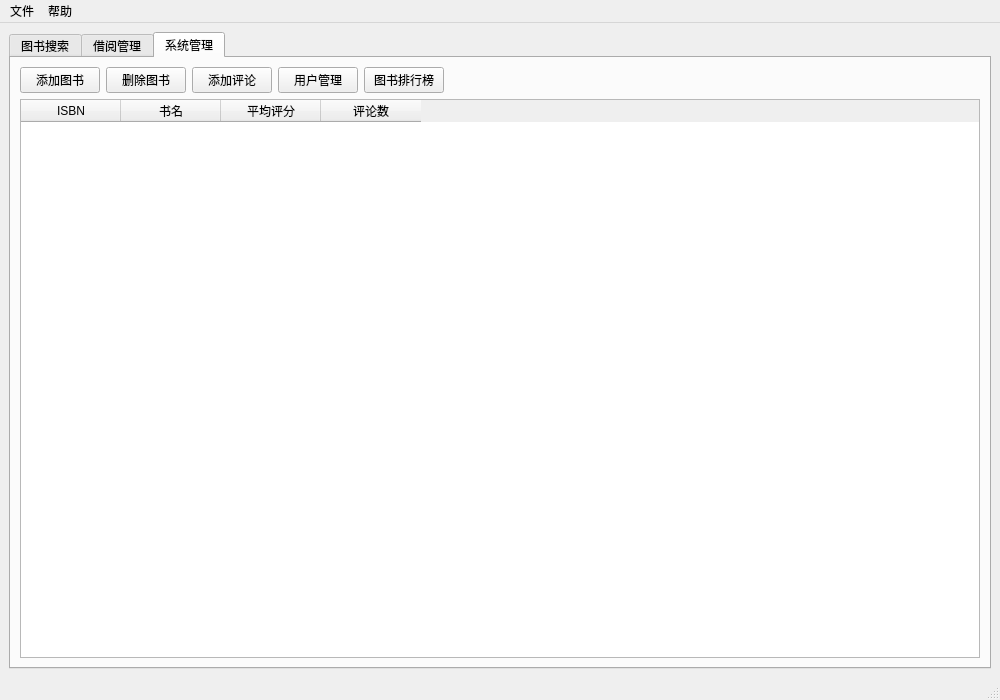
<?xml version="1.0" encoding="UTF-8"?>
<ui version="4.0">
 <class>MainWindow</class>
 <widget class="QMainWindow" name="MainWindow">
  <property name="geometry">
   <rect>
    <x>0</x>
    <y>0</y>
    <width>1000</width>
    <height>700</height>
   </rect>
  </property>
  <property name="windowTitle">
   <string>图书管理系统</string>
  </property>
  <widget class="QWidget" name="centralwidget">
   <layout class="QVBoxLayout" name="verticalLayout">
    <item>
     <widget class="QTabWidget" name="tabWidget">
      <property name="currentIndex">
       <number>2</number>
      </property>
      <widget class="QWidget" name="tabSearch">
       <attribute name="title">
        <string>图书搜索</string>
       </attribute>
       <layout class="QVBoxLayout" name="verticalLayout_2">
        <item>
         <layout class="QHBoxLayout" name="horizontalLayout">
          <item>
           <widget class="QLineEdit" name="txtSearch">
            <property name="placeholderText">
             <string>输入书名、作者、ISBN或出版社...</string>
            </property>
           </widget>
          </item>
          <item>
           <widget class="QPushButton" name="btnSearch">
            <property name="text">
             <string>搜索</string>
            </property>
            <property name="icon">
             <iconset>
              <normaloff>:/icons/search.png</normaloff>:/icons/search.png</iconset>
            </property>
           </widget>
          </item>
         </layout>
        </item>
        <item>
         <widget class="QTableWidget" name="tblBooks">
          <column>
           <property name="text">
            <string>ISBN</string>
           </property>
          </column>
          <column>
           <property name="text">
            <string>书名</string>
           </property>
          </column>
          <column>
           <property name="text">
            <string>作者</string>
           </property>
          </column>
          <column>
           <property name="text">
            <string>可借数量</string>
           </property>
          </column>
          <column>
           <property name="text">
            <string>评分</string>
           </property>
          </column>
         </widget>
        </item>
        <item>
         <layout class="QHBoxLayout" name="horizontalLayout_2">
          <item>
           <widget class="QPushButton" name="btnBorrow">
            <property name="text">
             <string>借阅</string>
            </property>
            <property name="icon">
             <iconset>
              <normaloff>:/icons/borrow.png</normaloff>:/icons/borrow.png</iconset>
            </property>
           </widget>
          </item>
          <item>
           <widget class="QPushButton" name="btnReserve">
            <property name="text">
             <string>预约</string>
            </property>
            <property name="icon">
             <iconset>
              <normaloff>:/icons/reserve.png</normaloff>:/icons/reserve.png</iconset>
            </property>
           </widget>
          </item>
          <item>
           <widget class="QPushButton" name="btnDetails">
            <property name="text">
             <string>详情</string>
            </property>
            <property name="icon">
             <iconset>
              <normaloff>:/icons/details.png</normaloff>:/icons/details.png</iconset>
            </property>
           </widget>
          </item>
          <item>
           <spacer name="horizontalSpacer">
            <property name="orientation">
             <enum>Qt::Horizontal</enum>
            </property>
            <property name="sizeHint" stdset="0">
             <size>
              <width>40</width>
              <height>20</height>
             </size>
            </property>
           </spacer>
          </item>
         </layout>
        </item>
       </layout>
      </widget>
      <widget class="QWidget" name="tabBorrow">
       <attribute name="title">
        <string>借阅管理</string>
       </attribute>
       <layout class="QVBoxLayout" name="verticalLayout_3">
        <item>
         <widget class="QGroupBox" name="groupBox">
          <property name="title">
           <string>用户信息</string>
          </property>
          <layout class="QFormLayout" name="formLayout">
           <item row="0" column="0">
            <widget class="QLabel" name="label_2">
             <property name="text">
              <string>姓名:</string>
             </property>
            </widget>
           </item>
           <item row="0" column="1">
            <widget class="QLabel" name="lblUserName">
             <property name="text">
              <string>未登录</string>
             </property>
            </widget>
           </item>
           <item row="1" column="0">
            <widget class="QLabel" name="label_4">
             <property name="text">
              <string>用户ID:</string>
             </property>
            </widget>
           </item>
           <item row="1" column="1">
            <widget class="QLabel" name="lblUserID">
             <property name="text">
              <string>N/A</string>
             </property>
            </widget>
           </item>
           <item row="2" column="0">
            <widget class="QLabel" name="label_6">
             <property name="text">
              <string>类型:</string>
             </property>
            </widget>
           </item>
           <item row="2" column="1">
            <widget class="QLabel" name="lblUserType">
             <property name="text">
              <string>未登录</string>
             </property>
            </widget>
           </item>
           <item row="3" column="0">
            <widget class="QLabel" name="label_8">
             <property name="text">
              <string>阅读时长:</string>
             </property>
            </widget>
           </item>
           <item row="3" column="1">
            <widget class="QLabel" name="lblReadingHours">
             <property name="text">
              <string>0小时</string>
             </property>
            </widget>
           </item>
           <item row="4" column="0">
            <widget class="QLabel" name="label_10">
             <property name="text">
              <string>信用分:</string>
             </property>
            </widget>
           </item>
           <item row="4" column="1">
            <widget class="QLabel" name="lblCreditScore">
             <property name="text">
              <string>100</string>
             </property>
            </widget>
           </item>
           <item row="5" column="0">
            <widget class="QLabel" name="label_12">
             <property name="text">
              <string>当前借阅:</string>
             </property>
            </widget>
           </item>
           <item row="5" column="1">
            <widget class="QLabel" name="lblCurrentBorrow">
             <property name="text">
              <string>0/5</string>
             </property>
            </widget>
           </item>
           <item row="6" column="0">
            <widget class="QLabel" name="label_14">
             <property name="text">
              <string>罚款:</string>
             </property>
            </widget>
           </item>
           <item row="6" column="1">
            <widget class="QLabel" name="lblFines">
             <property name="text">
              <string>0.00元</string>
             </property>
            </widget>
           </item>
          </layout>
         </widget>
        </item>
        <item>
         <widget class="QTableWidget" name="tblBorrowedBooks">
          <column>
           <property name="text">
            <string>ISBN</string>
           </property>
          </column>
          <column>
           <property name="text">
            <string>书名</string>
           </property>
          </column>
          <column>
           <property name="text">
            <string>借出日期</string>
           </property>
          </column>
          <column>
           <property name="text">
            <string>到期日期</string>
           </property>
          </column>
          <column>
           <property name="text">
            <string>剩余天数</string>
           </property>
          </column>
         </widget>
        </item>
        <item>
         <layout class="QHBoxLayout" name="horizontalLayout_3">
          <item>
           <widget class="QPushButton" name="btnReturn">
            <property name="text">
             <string>归还</string>
            </property>
            <property name="icon">
             <iconset>
              <normaloff>:/icons/return.png</normaloff>:/icons/return.png</iconset>
            </property>
           </widget>
          </item>
          <item>
           <widget class="QPushButton" name="btnRenew">
            <property name="text">
             <string>续借</string>
            </property>
            <property name="icon">
             <iconset>
              <normaloff>:/icons/renew.png</normaloff>:/icons/renew.png</iconset>
            </property>
           </widget>
          </item>
          <item>
           <widget class="QPushButton" name="btnPayFines">
            <property name="text">
             <string>缴纳罚款</string>
            </property>
            <property name="icon">
             <iconset>
              <normaloff>:/icons/pay.png</normaloff>:/icons/pay.png</iconset>
            </property>
           </widget>
          </item>
          <item>
           <widget class="QPushButton" name="btnManageCredit">
            <property name="text">
             <string>信用分管理</string>
            </property>
            <property name="icon">
             <iconset>
              <normaloff>:/icons/credit.png</normaloff>:/icons/credit.png</iconset>
            </property>
           </widget>
          </item>
          <item>
           <spacer name="horizontalSpacer_2">
            <property name="orientation">
             <enum>Qt::Horizontal</enum>
            </property>
            <property name="sizeHint" stdset="0">
             <size>
              <width>40</width>
              <height>20</height>
             </size>
            </property>
           </spacer>
          </item>
         </layout>
        </item>
       </layout>
      </widget>
      <widget class="QWidget" name="tabAdmin">
       <attribute name="title">
        <string>系统管理</string>
       </attribute>
       <layout class="QVBoxLayout" name="verticalLayout_4">
        <item>
         <layout class="QHBoxLayout" name="horizontalLayout_4">
          <item>
           <widget class="QPushButton" name="btnAddBook">
            <property name="text">
             <string>添加图书</string>
            </property>
            <property name="icon">
             <iconset>
              <normaloff>:/icons/add.png</normaloff>:/icons/add.png</iconset>
            </property>
           </widget>
          </item>
          <item>
           <widget class="QPushButton" name="btnRemoveBook">
            <property name="text">
             <string>删除图书</string>
            </property>
            <property name="icon">
             <iconset>
              <normaloff>:/icons/remove.png</normaloff>:/icons/remove.png</iconset>
            </property>
           </widget>
          </item>
          <item>
           <widget class="QPushButton" name="btnAddComment">
            <property name="text">
             <string>添加评论</string>
            </property>
           </widget>
          </item>
          <item>
           <widget class="QPushButton" name="btnManageUsers">
            <property name="text">
             <string>用户管理</string>
            </property>
            <property name="icon">
             <iconset>
              <normaloff>:/icons/users.png</normaloff>:/icons/users.png</iconset>
            </property>
           </widget>
          </item>
          <item>
           <widget class="QPushButton" name="btnViewTopBooks">
            <property name="text">
             <string>图书排行榜</string>
            </property>
            <property name="icon">
             <iconset>
              <normaloff>:/icons/top.png</normaloff>:/icons/top.png</iconset>
            </property>
           </widget>
          </item>
          <item>
           <spacer name="horizontalSpacer_3">
            <property name="orientation">
             <enum>Qt::Horizontal</enum>
            </property>
            <property name="sizeHint" stdset="0">
             <size>
              <width>40</width>
              <height>20</height>
             </size>
            </property>
           </spacer>
          </item>
         </layout>
        </item>
        <item>
         <widget class="QTableWidget" name="tblTopBooks">
          <column>
           <property name="text">
            <string>ISBN</string>
           </property>
          </column>
          <column>
           <property name="text">
            <string>书名</string>
           </property>
          </column>
          <column>
           <property name="text">
            <string>平均评分</string>
           </property>
          </column>
          <column>
           <property name="text">
            <string>评论数</string>
           </property>
          </column>
         </widget>
        </item>
       </layout>
      </widget>
     </widget>
    </item>
   </layout>
  </widget>
  <widget class="QMenuBar" name="menubar">
   <property name="geometry">
    <rect>
     <x>0</x>
     <y>0</y>
     <width>1000</width>
     <height>21</height>
    </rect>
   </property>
   <widget class="QMenu" name="menuFile">
    <property name="title">
     <string>文件</string>
    </property>
    <addaction name="actionLogin"/>
    <addaction name="actionLogout"/>
    <addaction name="separator"/>
    <addaction name="actionExit"/>
   </widget>
   <widget class="QMenu" name="menuHelp">
    <property name="title">
     <string>帮助</string>
    </property>
   </widget>
   <addaction name="menuFile"/>
   <addaction name="menuHelp"/>
  </widget>
  <widget class="QStatusBar" name="statusbar"/>
  <action name="actionLogin">
   <property name="text">
    <string>登录</string>
   </property>
  </action>
  <action name="actionLogout">
   <property name="enabled">
    <bool>false</bool>
   </property>
   <property name="text">
    <string>注销</string>
   </property>
  </action>
  <action name="actionExit">
   <property name="text">
    <string>退出</string>
   </property>
  </action>
 </widget>
 <resources/>
 <connections/>
</ui>
